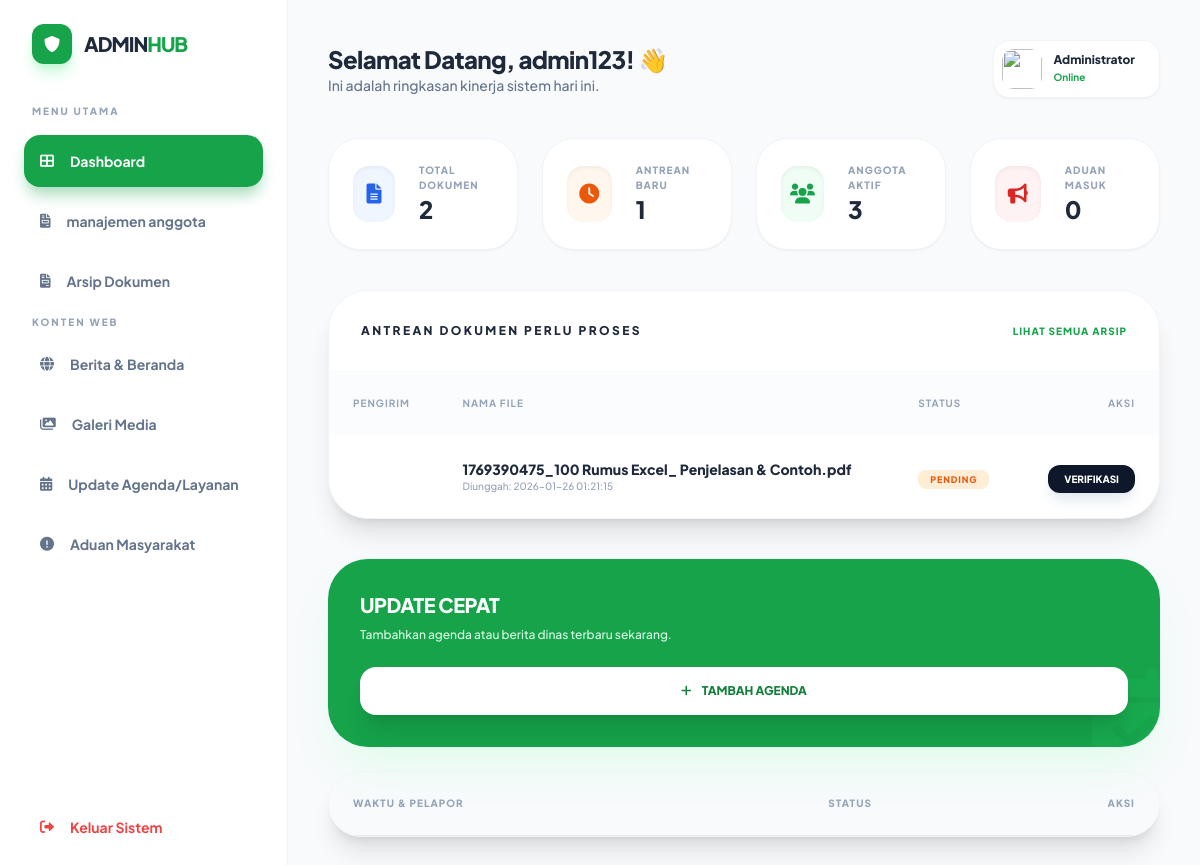
/admin.php (signed in), run on the app's committed database.
### tables this page shows
CREATE TABLE `dokumen` (
  `id` int(11) NOT NULL,
  `nama_file` varchar(255) DEFAULT NULL,
  `pemilik` varchar(50) DEFAULT NULL,
  `status` enum('Menunggu','Selesai') DEFAULT 'Menunggu',
  `file_revisi` varchar(255) DEFAULT NULL,
  `tgl_upload` timestamp NOT NULL DEFAULT current_timestamp()
);

### admin.php (the view, shortened to what this page needs)
<?php
include 'db_config.php';
$aduan_masuk = $conn->query("SELECT COUNT(*) as total FROM aduan WHERE status='Masuk'")->fetch_assoc()['total'];
$total_dokumen = $conn->query("SELECT COUNT(*) as total FROM dokumen")->fetch_assoc()['total'];
$pending = $conn->query("SELECT COUNT(*) as total FROM dokumen WHERE status='Menunggu'")->fetch_assoc()['total'];
$user_count = $conn->query("SELECT COUNT(*) as total FROM users WHERE role='member'")->fetch_assoc()['total'];
?>
<!DOCTYPE html>
<html lang="id">
<head>
    <script src="https://cdn.tailwindcss.com"></script>
    <link href="https://cdnjs.cloudflare.com/ajax/libs/font-awesome/6.0.0/css/all.min.css" rel="stylesheet">
</head>
<body class="bg-[#f8fafc] flex">
    <aside class="w-72 bg-white h-screen sticky top-0 border-r border-slate-100 flex flex-col p-6 hidden lg:flex">
        <div class="flex items-center gap-3 mb-10 px-2">
            <div class="w-10 h-10 bg-green-600 rounded-xl flex items-center justify-center text-white shadow-lg shadow-green-200">
                <i class="fas fa-shield-alt"></i>
            </div>
            <h1 class="font-black text-xl tracking-tighter text-slate-800">ADMIN<span class="text-green-600">HUB</span></h1>
        </div>
        <nav class="flex-1 space-y-2">
            <p class="text-[10px] font-black text-slate-400 uppercase tracking-[0.2em] mb-4 px-2">Menu Utama</p>
            <a href="admin.php" class="sidebar-item active-link flex items-center gap-4 p-4 rounded-2xl font-bold text-sm transition-all group">
                <i class="fas fa-th-large"></i> Dashboard
            </a>
            <a href="tambah_anggota.php" class="sidebar-item text-slate-500 flex items-center gap-4 p-4 rounded-2xl font-bold text-sm transition-all">
                <i class="fas fa-file-invoice"></i> manajemen anggota
            </a>
            <a href="arsip.php" class="sidebar-item text-slate-500 flex items-center gap-4 p-4 rounded-2xl font-bold text-sm transition-all">
                <i class="fas fa-file-invoice"></i> Arsip Dokumen
            </a>
            <p class="text-[10px] font-black text-slate-400 uppercase tracking-[0.2em] mt-8 mb-4 px-2">Konten Web</p>
            <a href="kelola_home.php" class="sidebar-item text-slate-500 flex items-center gap-4 p-4 rounded-2xl font-bold text-sm transition-all">
                <i class="fas fa-globe"></i> Berita & Beranda
            </a>
            <a href="kelola_galeri.php" class="sidebar-item text-slate-500 flex items-center gap-4 p-4 rounded-2xl font-bold text-sm transition-all">
                <i class="fas fa-images"></i> Galeri Media
            </a>
            <a href="kelola_agenda.php" class="sidebar-item text-slate-500 flex items-center gap-4 p-4 rounded-2xl font-bold text-sm transition-all">
                <i class="fas fa-calendar-alt"></i> Update Agenda/Layanan
            </a>
            <a href="kelola_aduan.php" class="sidebar-item text-slate-500 flex items-center gap-4 p-4 rounded-2xl font-bold text-sm transition-all">
            <i class="fas fa-exclamation-circle"></i> Aduan Masyarakat
            </a>
        </nav>
        <a href="logout.php" class="mt-auto flex items-center gap-4 p-4 text-red-500 font-bold text-sm hover:bg-red-50 rounded-2xl transition">
            <i class="fas fa-sign-out-alt"></i> Keluar Sistem
        </a>
    </aside>
    <main class="flex-1 p-4 lg:p-10">
        <header class="flex justify-between items-center mb-10">
            <div>
                <h2 class="text-2xl font-black text-slate-800 tracking-tight">Selamat Datang, <?= $_SESSION['username'] ?>! 👋</h2>
                <p class="text-sm text-slate-500 font-medium">Ini adalah ringkasan kinerja sistem hari ini.</p>
            </div>
            <div class="flex items-center gap-4">
                <a href="profile.php" class="flex items-center gap-3 bg-white p-2 pr-6 rounded-2xl border border-slate-100 shadow-sm hover:shadow-md transition">
                    <img src="uploads/default_avatar.jpg" class="w-10 h-10 rounded-xl object-cover">
                    <div class="text-left">
                        <p class="text-xs font-black text-slate-800 leading-none">Administrator</p>
                        <p class="text-[10px] text-green-600 font-bold mt-1">Online</p>
                    </div>
                </a>
            </div>
        </header>
        <div class="grid grid-cols-1 md:grid-cols-4 gap-6 mb-10">
            <div class="bg-white p-6 rounded-[2rem] shadow-sm border border-slate-100 flex items-center gap-6">
                <div class="w-14 h-14 bg-blue-50 text-blue-600 rounded-2xl flex items-center justify-center text-xl shadow-inner">
                    <i class="fas fa-file-alt"></i>
                </div>
                <div>
                    <p class="text-[10px] font-black text-slate-400 uppercase tracking-widest">Total Dokumen</p>
                    <h3 class="text-2xl font-black text-slate-800"><?= $total_dokumen ?></h3>
                </div>
            </div>
            <div class="bg-white p-6 rounded-[2rem] shadow-sm border border-slate-100 flex items-center gap-6">
                <div class="w-14 h-14 bg-orange-50 text-orange-600 rounded-2xl flex items-center justify-center text-xl shadow-inner">
                    <i class="fas fa-clock"></i>
                </div>
                <div>
                    <p class="text-[10px] font-black text-slate-400 uppercase tracking-widest">Antrean Baru</p>
                    <h3 class="text-2xl font-black text-slate-800"><?= $pending ?></h3>
                </div>
            </div>
            <div class="bg-white p-6 rounded-[2rem] shadow-sm border border-slate-100 flex items-center gap-6">
                <div class="w-14 h-14 bg-green-50 text-green-600 rounded-2xl flex items-center justify-center text-xl shadow-inner">
                    <i class="fas fa-users"></i>
                </div>
                <div>
                    <p class="text-[10px] font-black text-slate-400 uppercase tracking-widest">Anggota Aktif</p>
                    <h3 class="text-2xl font-black text-slate-800"><?= $user_count ?></h3>
                </div>
            </div>
            <div class="bg-white p-6 rounded-[2rem] shadow-sm border border-slate-100 flex items-center gap-6">
    <div class="w-14 h-14 bg-red-50 text-red-600 rounded-2xl flex items-center justify-center text-xl shadow-inner">
        <i class="fas fa-bullhorn"></i>
    </div>
    <div>
        <p class="text-[10px] font-black text-slate-400 uppercase tracking-widest">Aduan Masuk</p>
        <h3 class="text-2xl font-black text-slate-800"><?= $aduan_masuk ?></h3>
    </div>
</div>
        </div>
        <div class="grid grid-cols-1 xl:grid-cols-3 gap-10">
            <div class="xl:col-span-2 bg-white rounded-[2.5rem] shadow-xl border border-slate-100 overflow-hidden">
                <div class="p-8 border-b border-slate-50 flex justify-between items-center">
                    <h3 class="font-black text-slate-800 text-xs uppercase tracking-[0.2em]">Antrean Dokumen Perlu Proses</h3>
                    <a href="arsip.php" class="text-[10px] font-black text-green-600 uppercase tracking-widest hover:underline">Lihat Semua Arsip</a>
                </div>
                <div class="overflow-x-auto">
                    <table class="w-full text-left">
                        <thead class="bg-slate-50/50 text-[10px] font-black uppercase text-slate-400 tracking-widest">
                            <tr>
                                <th class="p-6">Pengirim</th>
                                <th class="p-6">Nama File</th>
                                <th class="p-6">Status</th>
                                <th class="p-6 text-right">Aksi</th>
                            </tr>
                        </thead>
                        <tbody class="divide-y divide-slate-50">
                            <?php
                            $docs = $conn->query("SELECT * FROM dokumen WHERE status='Menunggu' ORDER BY id DESC LIMIT 5");
                            if($docs->num_rows > 0):
                                while($d = $docs->fetch_assoc()):
                            ?>
                            <tr class="hover:bg-slate-50/50 transition">
                                <td class="p-6 font-bold text-slate-700 text-sm italic"><?= $d['pengirim'] ?></td>
                                <td class="p-6">
                                    <p class="text-sm font-black text-slate-800"><?= $d['nama_file'] ?></p>
                                    <p class="text-[10px] text-slate-400 font-medium">Diunggah: <?= $d['tgl_upload'] ?></p>
                                </td>
                                <td class="p-6">
                                    <span class="px-3 py-1 bg-orange-100 text-orange-600 rounded-lg text-[9px] font-black uppercase tracking-widest">Pending</span>
                                </td>
                                <td class="p-6 text-right">
                                    <a href="proses_verif.php?id=<?= $d['id'] ?>" class="bg-slate-900 text-white px-4 py-2 rounded-xl text-[10px] font-black uppercase hover:bg-green-600 transition shadow-lg shadow-slate-200">Verifikasi</a>
                                </td>
                            </tr>
                            <?php endwhile; else: ?>
                            <tr>
                                <td colspan="4" class="p-10 text-center text-slate-400 italic text-sm font-medium">Tidak ada antrean dokumen saat ini. ✨</td>
                            </tr>
                            <?php endif; ?>
                        </tbody>
                    </table>
                </div>
            </div>
            <div class="space-y-6">
                <div class="bg-green-600 p-8 rounded-[2.5rem] shadow-2xl shadow-green-100 text-white relative overflow-hidden">
                    <div class="relative z-10">
                        <h3 class="text-xl font-black mb-2 uppercase tracking-tight">Update Cepat</h3>
                        <p class="text-green-100 text-xs font-medium mb-6">Tambahkan agenda atau berita dinas terbaru sekarang.</p>
                        <a href="kelola_agenda.php" class="block w-full bg-white text-green-700 p-4 rounded-2xl text-center font-black text-xs uppercase shadow-xl hover:bg-slate-50 transition">
                            <i class="fas fa-plus mr-2"></i> Tambah Agenda
                        </a>
                    </div>
                    <i class="fas fa-calendar-check absolute -right-4 -bottom-4 text-8xl text-green-500/20"></i>
                </div>
<div class="bg-white rounded-[2.5rem] shadow-xl border border-slate-100 overflow-hidden">
    <table class="w-full text-left">
        <thead class="bg-slate-50 border-b">
            <tr>
                <th class="p-6 text-[10px] font-black uppercase text-slate-400 tracking-widest">Waktu & Pelapor</th>
                <th class="p-6 text-[10px] font-black uppercase text-slate-400 tracking-widest text-center">Status</th>
                <th class="p-6 text-[10px] font-black uppercase text-slate-400 tracking-widest text-right">Aksi</th>
            </tr>
        </thead>
    </table>
</div>
            </div>
        </div>
    </main>
</body>
</html>

### admin.php (style rules this page uses)
body { font-family: 'Plus Jakarta Sans', sans-serif; }
.active-link { background: #16a34a; color: white !important; box-shadow: 0 10px 15px -3px rgba(22, 163, 74, 0.4); }

### data on the page
dokumen: nama_file "1769390475_100 Rumus Excel_ Penjelasan & Contoh.pdf", tgl_upload "2026-01-26 01:21:15"

### other printed values
$_SESSION['username'] "admin123"
$total_dokumen "2"
$pending "1"
$user_count "3"
$aduan_masuk "0"
